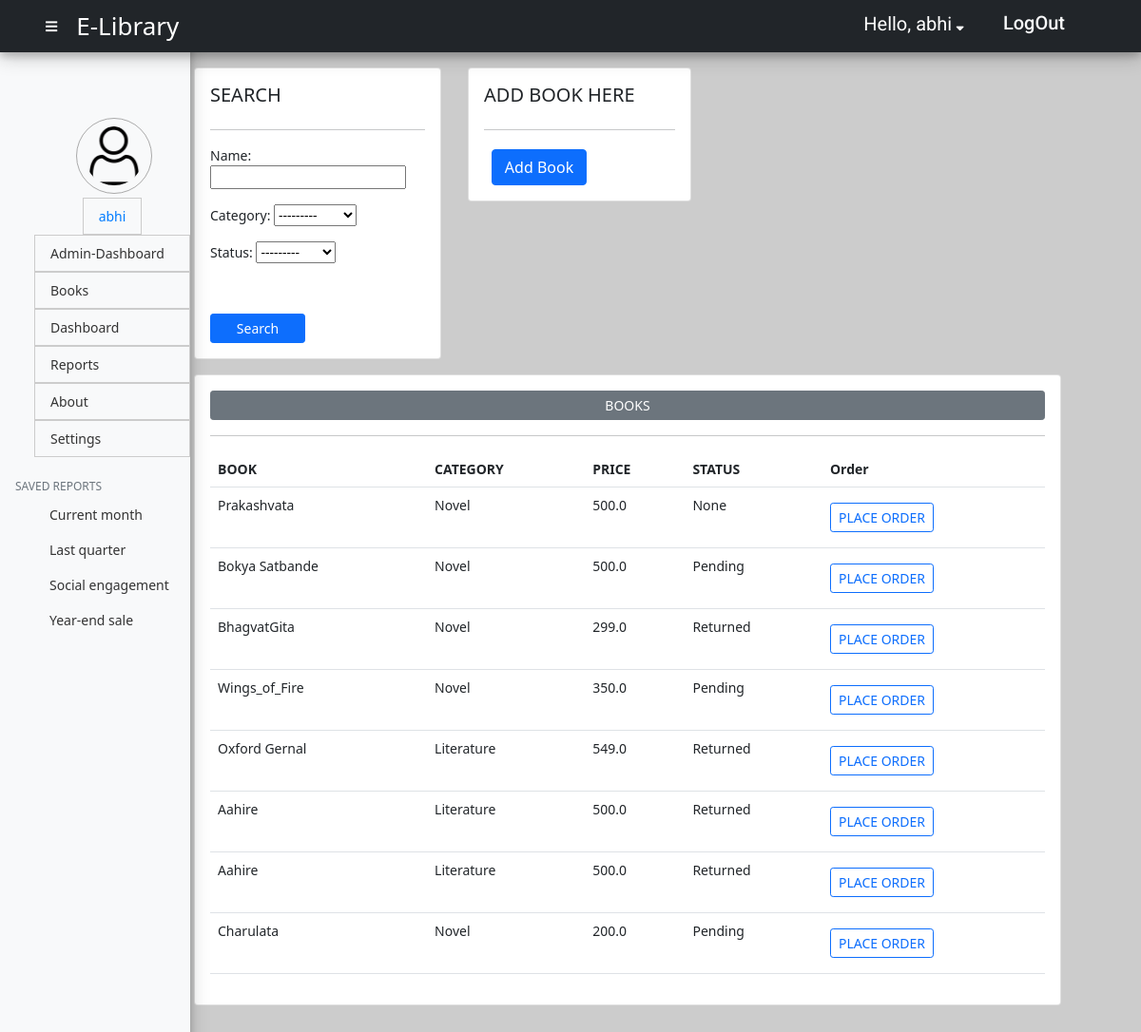
Page /elibrary/elibrary_books/ (signed in) on the earlier database version.
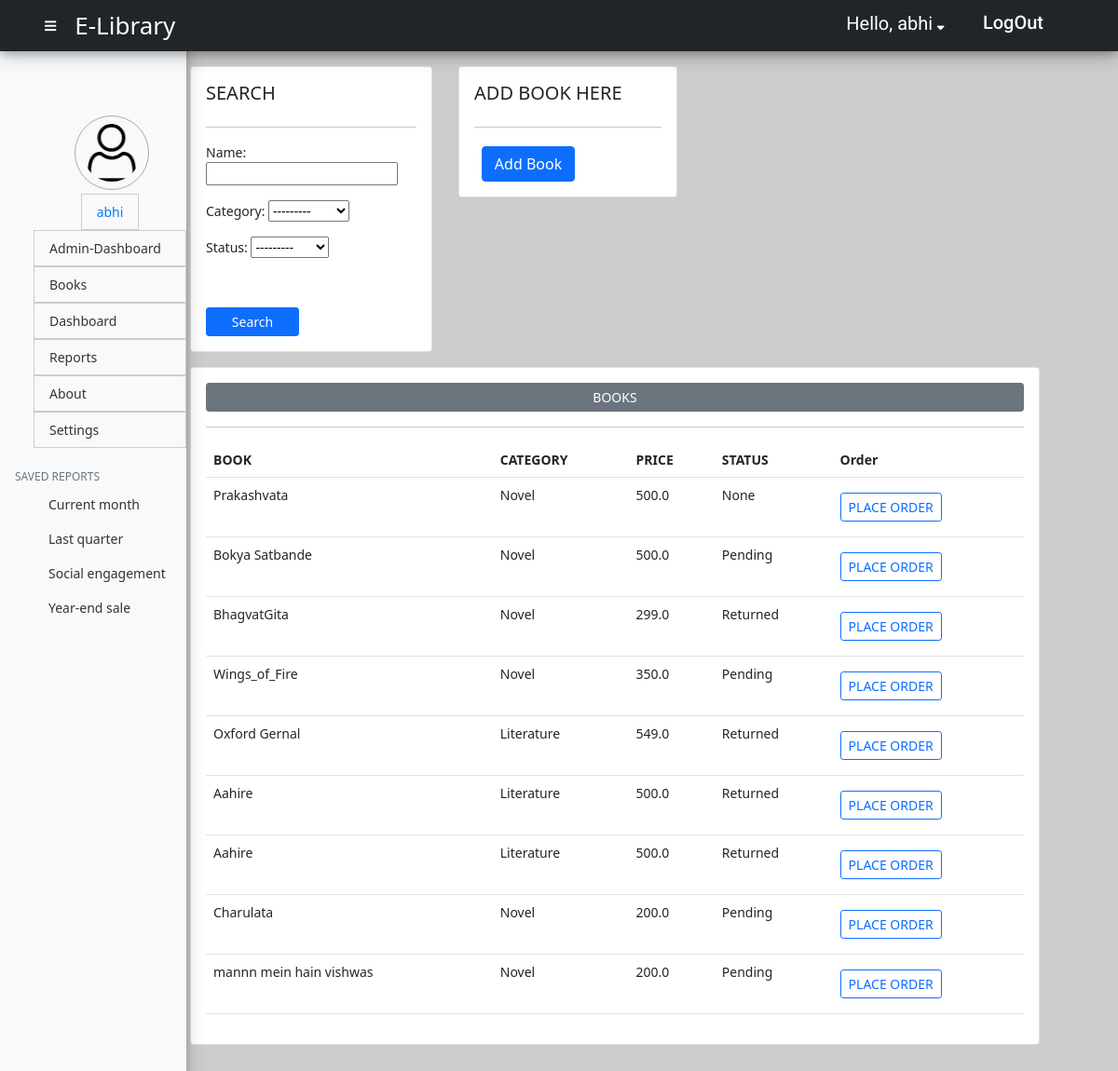
Same page on the later database version.
### api/models.py (models this page shows, shortened)
class Book(models.Model):
    CATEGORY=(
        ('Novel','Novel'),
        ('Literature','Literature'),
    )
    STATUS=(
        ('Pending','Pending'),
        ('Returned','Returned'),
    )
    name = models.CharField(max_length=200, null=True)
    price = models.FloatField(null=True)
    category = models.CharField(max_length=200, null=True, choices=CATEGORY)
    description = models.CharField(max_length=200, null=True)
    status = models.CharField(max_length=200, null=True, choices=STATUS)
    date_created = models.DateTimeField(auto_now_add=True, null=True)
    tags = models.ManyToManyField(Tag)

### api/views.py (the view)
# urls.py: path('elibrary_books/', views.books, name ='books'),
@login_required(login_url='home')
def books(request):
    books = Book.objects.all()
    customers = Customer.objects.all()
    myFilter = BookFilter(request.GET, queryset= books)
    books = myFilter.qs
    context ={'books': books,'myFilter':myFilter,'customers':customers}
    return render(request,'books.html',context)

### api/templates/books.html (shortened to what this page needs)
{% extends 'api_base.html' %}
{% block content %}
<div class="row">
    <div class="row-1 mb-3" style="display: flex;flex-direction: row;">
        <div class="col-md-3">
            <div class="card card-body" style="width:260px;">
                <h5>SEARCH</h5>
                <hr>
                <form method="get">
                    {{myFilter.form.as_p}}<br>
                    <button class="btn btn-primary btn-sm col-3 mt-3" type="submit" style="width:100px;">Search</a>
                </form>
            </div>
        </div>
        <div class="col-md-4">
            <div class="card card-body"  style="width:235px;margin-left: 5vw;">
                <h5>ADD BOOK HERE</h5>
                <hr>
                <a href="{% url 'create_book' %}"><button class="btn btn-primary btn-md col-3 mt-1 mx-2"
                        style="width:100px;">Add Book</button></a>
            </div>
        </div>
    </div>
    <div class="col-md-12">
        <div class="card card-body">
            <button class="btn btn-secondary btn-sm btn-block"> BOOKS </button>
            <hr>
            <table class="table">
                <tr>
                    <th>BOOK</th>
                    <th>CATEGORY</th>
                    <th>PRICE</th>
                    <th>STATUS</th>
                    <th>Order</th>
                </tr>
                {% for i in books %}
                <tr>
                    <td>{{i.name}}</td>
                    <td>{{i.category}}</td>
                    <td>{{i.price}}</td>
                    <td>{{i.status}}</td>
                    <td><a class="btn btn-outline-primary btn-sm btn-block my-2" href="{% url 'create_order' i.id %}">PLACE
                        ORDER</a></td>
                </tr>
                {% endfor %}
            </table>
        </div>
    </div>
</div>
{% endblock %}

Differences in the rows shown:
added Book: name "mannn mein hain vishwas", category "Novel", price "200.0", status "Pending"
